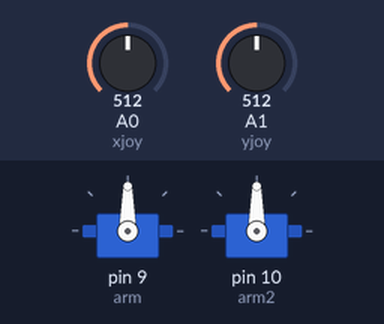
Bench run of a sketch on a simulated Arduino Uno, built with avr-gcc and run on an emulated ATmega328P. Shown: 2 × servo. The inputs (shaded band) are chosen by the test bench; at power-on: A0 (xjoy) = 512, A1 (yjoy) = 512.

Above: at 1.2 s.
1.3 s: A0 (xjoy) set to 716
At 2.1 s:
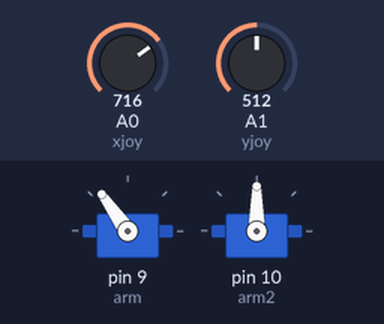
2.8 s: A1 (yjoy) set to 716
At 4.0 s:
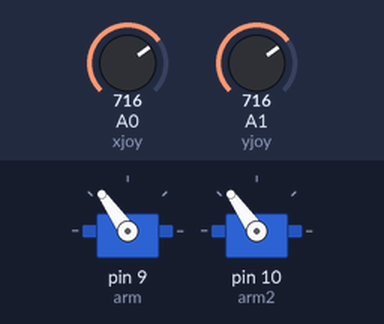
4.3 s: A0 (xjoy) set to 900
At 5.4 s:
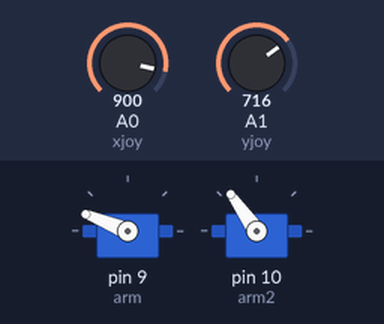
5.8 s: A1 (yjoy) set to 900
At 6.2 s:
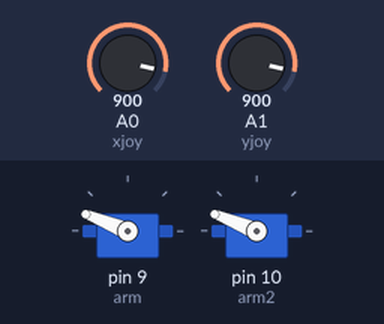
7.3 s: A0 (xjoy) set to 1023
At 8.1 s:
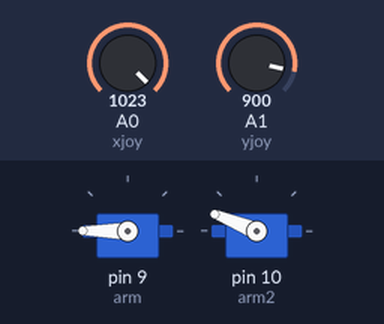
8.8 s: A1 (yjoy) set to 1023
At 10.0 s:
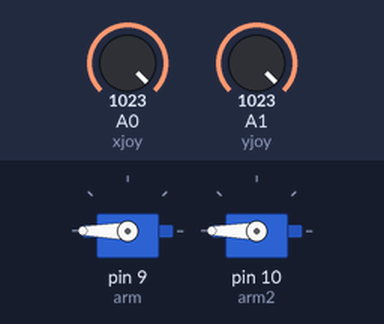
Timing chart, 0 to 11.3 s (numbered marks = the images above; inputs shaded):
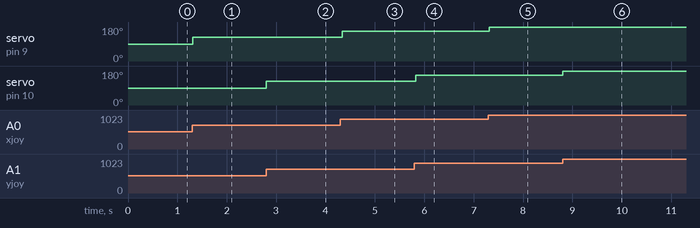

The sketch:

Joystic+Servo.ino
```cpp
#include<Servo.h>
Servo arm;
Servo arm2;

int xjoy = A0;
int yjoy = A1;
int val;

void setup() {
  // put your setup code here, to run once:
arm.attach(9);
arm2.attach(10);
pinMode(xjoy,INPUT);
pinMode(yjoy,INPUT);
}

void loop() {
  // put your main code here, to run repeatedly:
val = analogRead(xjoy);
val = map(val,0,1023,0,180);
arm.write(val);
delay(25);

val = analogRead(yjoy);
val = map(val,0,1023,0,180);
arm2.write(val);
delay(25);

}
```

Measured:
- after the input at 1.3 s, servo on pin 9 (arm): 90° → 125° at once
- after the input at 2.8 s, servo on pin 10 (arm2): 90° → 125° at once
- after the input at 4.3 s, servo on pin 9 (arm): 125° → 158° at once
- after the input at 5.8 s, servo on pin 10 (arm2): 125° → 158° at once
- after the input at 7.3 s, servo on pin 9 (arm): 158° → 180° at once
- after the input at 8.8 s, servo on pin 10 (arm2): 158° → 180° at once
